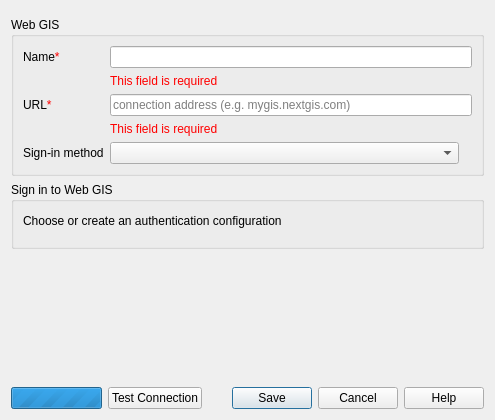
<?xml version="1.0" encoding="UTF-8"?>
<ui version="4.0">
 <class>NGWConnectionEditorDialogBase</class>
 <widget class="QDialog" name="NGWConnectionEditorDialogBase">
  <property name="geometry">
   <rect>
    <x>0</x>
    <y>0</y>
    <width>495</width>
    <height>420</height>
   </rect>
  </property>
  <property name="windowTitle">
   <string>Create a New NextGIS Web Connection</string>
  </property>
  <layout class="QVBoxLayout" name="verticalLayout">
   <item>
    <widget class="QgsMessageBar" name="messageBar" native="true"/>
   </item>
   <item>
    <widget class="QGroupBox" name="informationGroupBox">
     <property name="sizePolicy">
      <sizepolicy hsizetype="Preferred" vsizetype="Minimum">
       <horstretch>0</horstretch>
       <verstretch>0</verstretch>
      </sizepolicy>
     </property>
     <property name="title">
      <string>Web GIS</string>
     </property>
     <layout class="QVBoxLayout" name="verticalLayout_2">
      <item>
       <layout class="QGridLayout" name="gridLayout">
        <item row="1" column="1">
         <widget class="QLabel" name="nameRequiredLabel">
          <property name="text">
           <string>&lt;span style=&quot;color:#ff0000;&quot;&gt;This field is required&lt;/span&gt;</string>
          </property>
         </widget>
        </item>
        <item row="3" column="1">
         <widget class="QLabel" name="urlRequiredLabel">
          <property name="text">
           <string>&lt;span style=&quot;color:#ff0000;&quot;&gt;This field is required&lt;/span&gt;</string>
          </property>
         </widget>
        </item>
        <item row="0" column="0">
         <widget class="QLabel" name="nameLabel">
          <property name="text">
           <string>Name&lt;span style=&quot; color:#ff0000;&quot;&gt;*&lt;/span&gt;</string>
          </property>
         </widget>
        </item>
        <item row="2" column="0">
         <widget class="QLabel" name="urlLabel">
          <property name="text">
           <string>URL&lt;span style=&quot;color:#ff0000;&quot;&gt;*&lt;/span&gt;</string>
          </property>
         </widget>
        </item>
        <item row="2" column="1">
         <widget class="QgsHighlightableLineEdit" name="urlLineEdit">
          <property name="text">
           <string/>
          </property>
          <property name="placeholderText">
           <string>connection address (e.g. mygis.nextgis.com)</string>
          </property>
         </widget>
        </item>
        <item row="0" column="1">
         <widget class="QgsHighlightableLineEdit" name="nameLineEdit">
          <property name="text">
           <string/>
          </property>
         </widget>
        </item>
        <item row="4" column="0">
         <widget class="QLabel" name="login_label">
          <property name="text">
           <string>Sign-in method</string>
          </property>
         </widget>
        </item>
        <item row="4" column="1">
         <layout class="QHBoxLayout" name="loginLayout">
          <property name="spacing">
           <number>6</number>
          </property>
          <item>
           <widget class="QComboBox" name="userComboBox">
            <property name="sizePolicy">
             <sizepolicy hsizetype="Expanding" vsizetype="Fixed">
              <horstretch>0</horstretch>
              <verstretch>0</verstretch>
             </sizepolicy>
            </property>
           </widget>
          </item>
          <item>
           <widget class="QLabel" name="authWarningLabel">
            <property name="text">
             <string/>
            </property>
           </widget>
          </item>
         </layout>
        </item>
       </layout>
      </item>
     </layout>
    </widget>
   </item>
   <item>
    <widget class="QGroupBox" name="authGroupBox">
     <property name="sizePolicy">
      <sizepolicy hsizetype="Preferred" vsizetype="Minimum">
       <horstretch>0</horstretch>
       <verstretch>0</verstretch>
      </sizepolicy>
     </property>
     <property name="title">
      <string>Sign in to Web GIS</string>
     </property>
     <layout class="QVBoxLayout" name="verticalLayout_3">
      <item>
       <layout class="QHBoxLayout" name="horizontalLayout_2">
        <item>
         <widget class="QLabel" name="storage_auth_label">
          <property name="sizePolicy">
           <sizepolicy hsizetype="Preferred" vsizetype="Minimum">
            <horstretch>0</horstretch>
            <verstretch>0</verstretch>
           </sizepolicy>
          </property>
          <property name="text">
           <string>Choose or create an authentication configuration</string>
          </property>
          <property name="textFormat">
           <enum>Qt::PlainText</enum>
          </property>
          <property name="wordWrap">
           <bool>false</bool>
          </property>
         </widget>
        </item>
        <item>
         <widget class="QLabel" name="auth_storage_info">
          <property name="toolTip">
           <string>Configurations store encrypted credentials in the QGIS authentication database.</string>
          </property>
          <property name="text">
           <string/>
          </property>
         </widget>
        </item>
        <item>
         <spacer name="horizontalSpacer">
          <property name="orientation">
           <enum>Qt::Horizontal</enum>
          </property>
          <property name="sizeHint" stdset="0">
           <size>
            <width>40</width>
            <height>20</height>
           </size>
          </property>
         </spacer>
        </item>
       </layout>
      </item>
      <item>
       <layout class="QHBoxLayout" name="horizontalLayout">
        <item>
         <widget class="QgsAuthConfigSelect" name="authWidget">
          <property name="sizePolicy">
           <sizepolicy hsizetype="Preferred" vsizetype="Fixed">
            <horstretch>0</horstretch>
            <verstretch>0</verstretch>
           </sizepolicy>
          </property>
         </widget>
        </item>
       </layout>
      </item>
     </layout>
    </widget>
   </item>
   <item>
    <spacer name="verticalSpacer">
     <property name="orientation">
      <enum>Qt::Vertical</enum>
     </property>
     <property name="sizeType">
      <enum>QSizePolicy::MinimumExpanding</enum>
     </property>
     <property name="sizeHint" stdset="0">
      <size>
       <width>0</width>
       <height>0</height>
      </size>
     </property>
    </spacer>
   </item>
   <item>
    <layout class="QHBoxLayout" name="buttonsLayout">
     <property name="topMargin">
      <number>6</number>
     </property>
     <item>
      <widget class="QProgressBar" name="progressBar">
       <property name="sizePolicy">
        <sizepolicy hsizetype="Preferred" vsizetype="Fixed">
         <horstretch>0</horstretch>
         <verstretch>0</verstretch>
        </sizepolicy>
       </property>
       <property name="minimum">
        <number>0</number>
       </property>
       <property name="maximum">
        <number>0</number>
       </property>
       <property name="value">
        <number>0</number>
       </property>
      </widget>
     </item>
     <item>
      <widget class="QPushButton" name="testConnectionButton">
       <property name="text">
        <string>Test Connection</string>
       </property>
      </widget>
     </item>
     <item>
      <widget class="QDialogButtonBox" name="buttonBox">
       <property name="orientation">
        <enum>Qt::Horizontal</enum>
       </property>
       <property name="standardButtons">
        <set>QDialogButtonBox::Cancel|QDialogButtonBox::Help|QDialogButtonBox::Save</set>
       </property>
      </widget>
     </item>
    </layout>
   </item>
  </layout>
 </widget>
 <customwidgets>
  <customwidget>
   <class>QgsAuthConfigSelect</class>
   <extends>QWidget</extends>
   <header>qgsauthconfigselect.h</header>
  </customwidget>
  <customwidget>
   <class>QgsMessageBar</class>
   <extends>QWidget</extends>
   <header>qgis.gui</header>
   <container>1</container>
  </customwidget>
  <customwidget>
   <class>QgsHighlightableLineEdit</class>
   <extends>QLineEdit</extends>
   <header>qgis.gui</header>
  </customwidget>
 </customwidgets>
 <tabstops>
  <tabstop>nameLineEdit</tabstop>
  <tabstop>urlLineEdit</tabstop>
  <tabstop>userComboBox</tabstop>
  <tabstop>testConnectionButton</tabstop>
  <tabstop>buttonBox</tabstop>
 </tabstops>
 <resources/>
 <connections/>
</ui>
